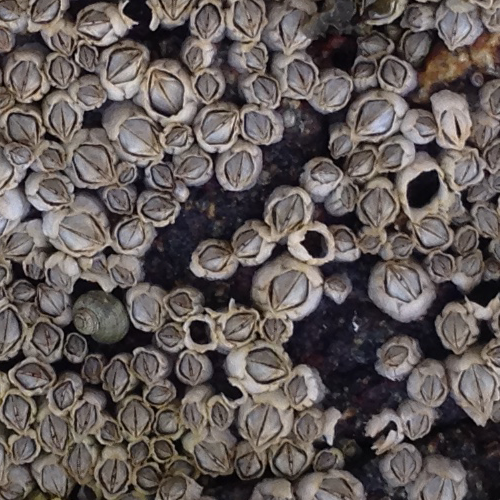
#> input picture images/unseen_img2.png, 500 x 500 px, given in place of img1.png, which was not available
$ python trial2.py
#> lines starting #> are read from the running program, lines starting #| are printed output that depends on the picture; after the words box and inside, x2 and y2 are one past the last pixel; in counts of white or black regions, pixels touching at a corner belong together; pictures that were not available may be replaced by others from this repository, and a replacement may not be noted

import cv2 as cv
import numpy as np
import matplotlib.pyplot as plt

from sklearn.ensemble import RandomForestClassifier
from sklearn.metrics import classification_report


# --------------------------------------------------
# 1. LOAD IMAGES AND MASKS
# --------------------------------------------------

img1 = cv.imread("images/img1.png")
#> img1 is the input picture: shape (500, 500, 3); mean B, G, R 88.2, 90.2, 98.2
img2 = cv.imread("images/img2.png")
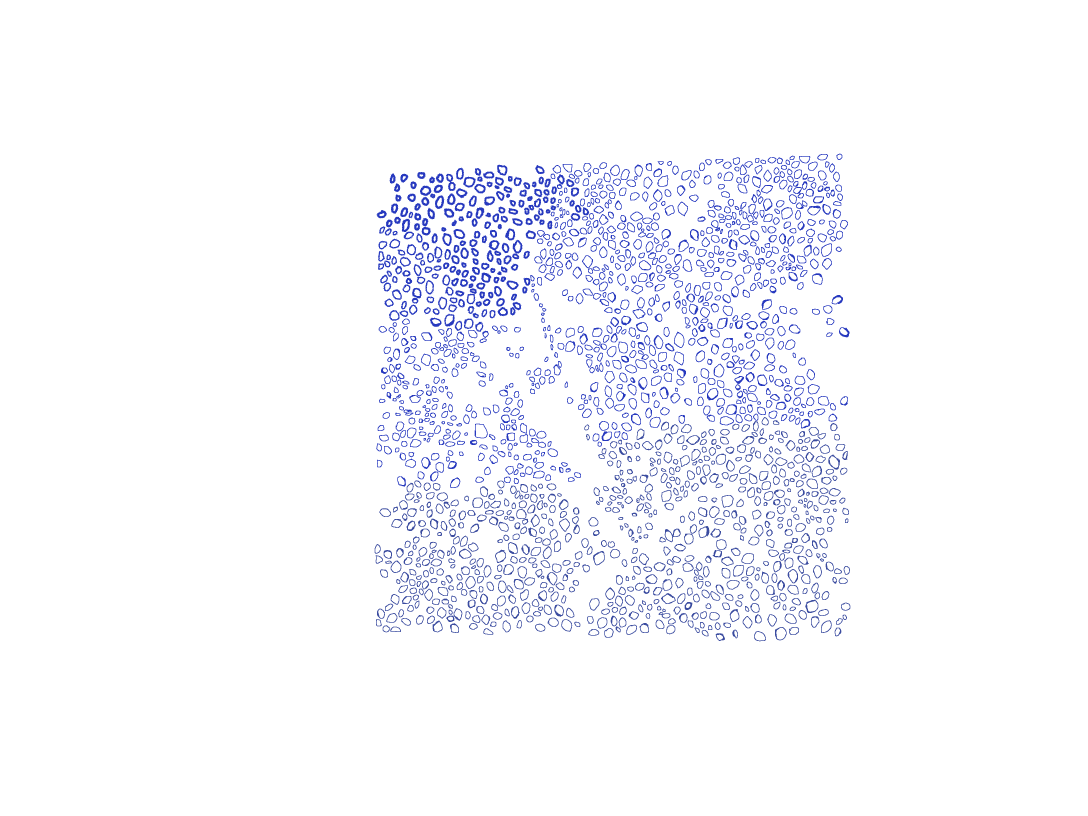
#> input picture images/mask1.png, 3264 x 2448 px, given in place of img2.png, which was not available (shown at 1/3 size)
#> img2 is the input picture: shape (2448, 3264, 3); mean B, G, R 252.1, 247.6, 246.9

mask1 = cv.imread("images/mask1.png")
mask2 = cv.imread("images/mask2.png")
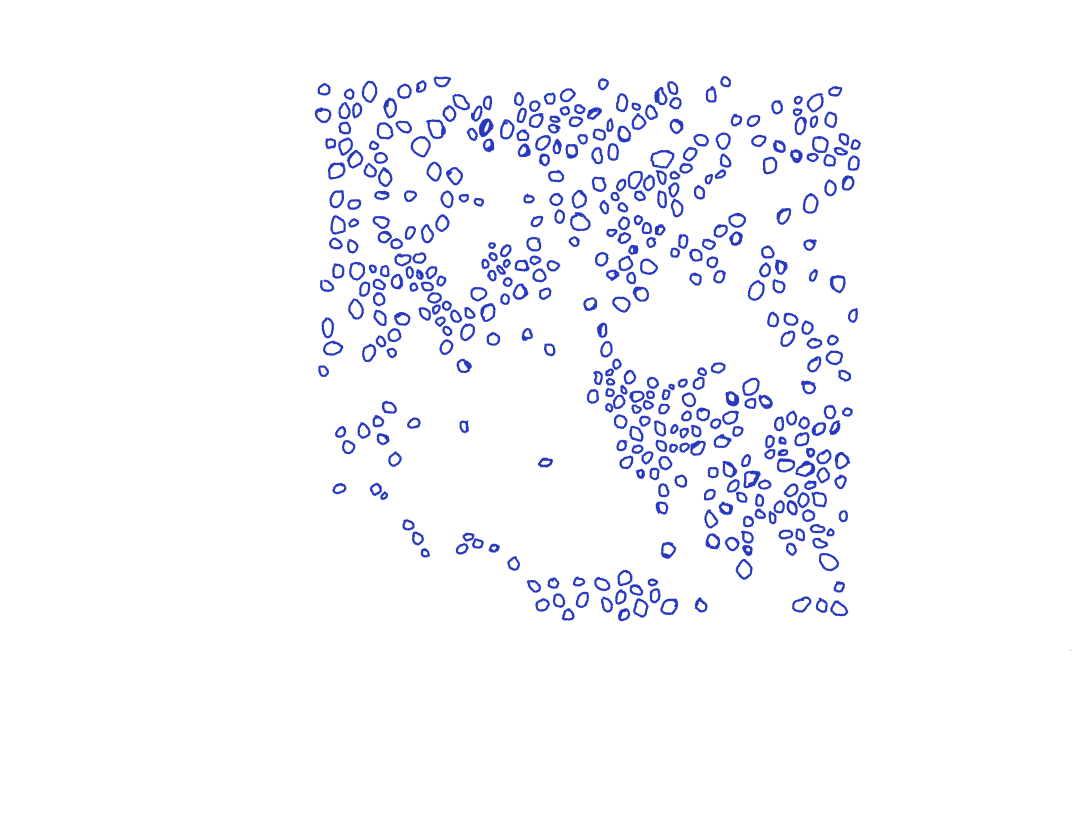
#> input picture images/mask2.png, 3264 x 2448 px (shown at 1/3 size)
#> mask2 is the input picture: shape (2448, 3264, 3); mean B, G, R 252.7, 247.9, 247.3

newImage = cv.imread("images/unseen_img1.png")

# Check that files loaded successfully BEFORE processing them
files = {
    "img1": img1,
    "img2": img2,
    "mask1": mask1,
    "mask2": mask2,
    "unseen_img1": newImage
}

for name, file in files.items():
    if file is None:
        raise FileNotFoundError(
            f"Could not load {name}. Check the file path."
        )
#> this loop made 5 passes
#> name on passes 1 to 5: 'img1', 'img2', 'mask1', 'mask2', 'unseen_img1'

# Convert masks to grayscale
mask1 = cv.cvtColor(mask1, cv.COLOR_BGR2GRAY)
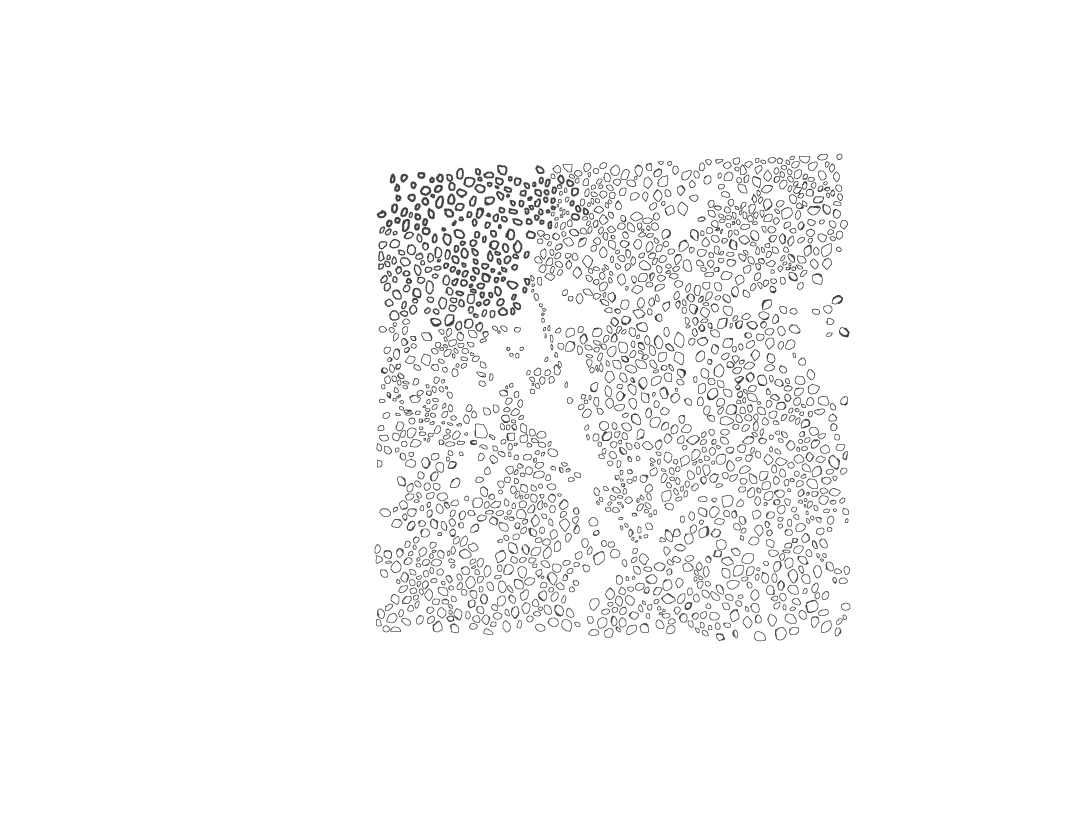
#> mask1: shape (2448, 3264) (shown at 1/3 size); min 67, max 255, mean 247.9
mask2 = cv.cvtColor(mask2, cv.COLOR_BGR2GRAY)
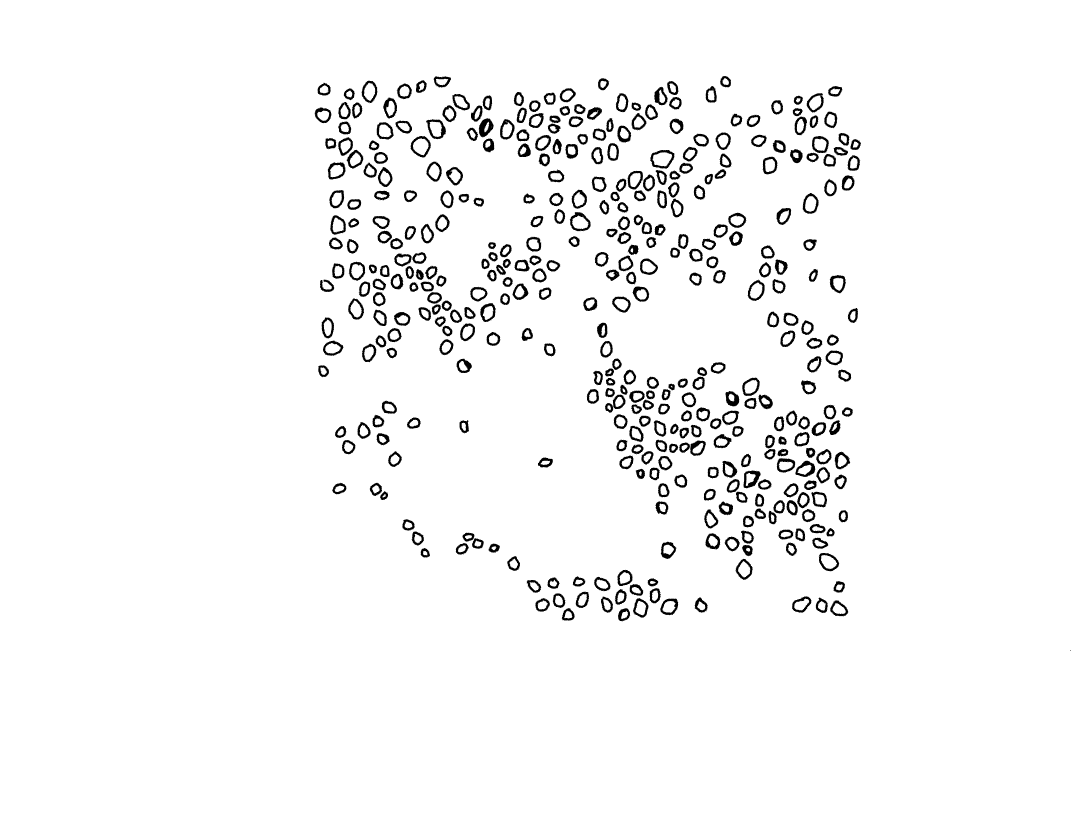
#> mask2: shape (2448, 3264) (shown at 1/3 size); values 67 (black) and 255 (white), 96.4% white; 521 black regions (124 under 20 px), largest, box (x1, y1, x2, y2) and area: (1436, 355, 1481, 413) 1500, (2230, 1411, 2282, 1465) 1341, (1951, 450, 2023, 506) 1278

print("Original image 1:", img1.shape)
#| Original image 1: (500, 500, 3)
print("Mask 1:", mask1.shape)
#| Mask 1: (2448, 3264)
print("Original image 2:", img2.shape)
#| Original image 2: (2448, 3264, 3)
print("Mask 2:", mask2.shape)
#| Mask 2: (2448, 3264)


# --------------------------------------------------
# 2. FIND THE ANNOTATED REGION
# --------------------------------------------------

def prepare_annotated_region(img, mask, title):
#> called with title = 'Image 1'
    outline = (mask < 200).astype(np.uint8) #determine if there is a barnacle based on pixel brightness since outline is darker
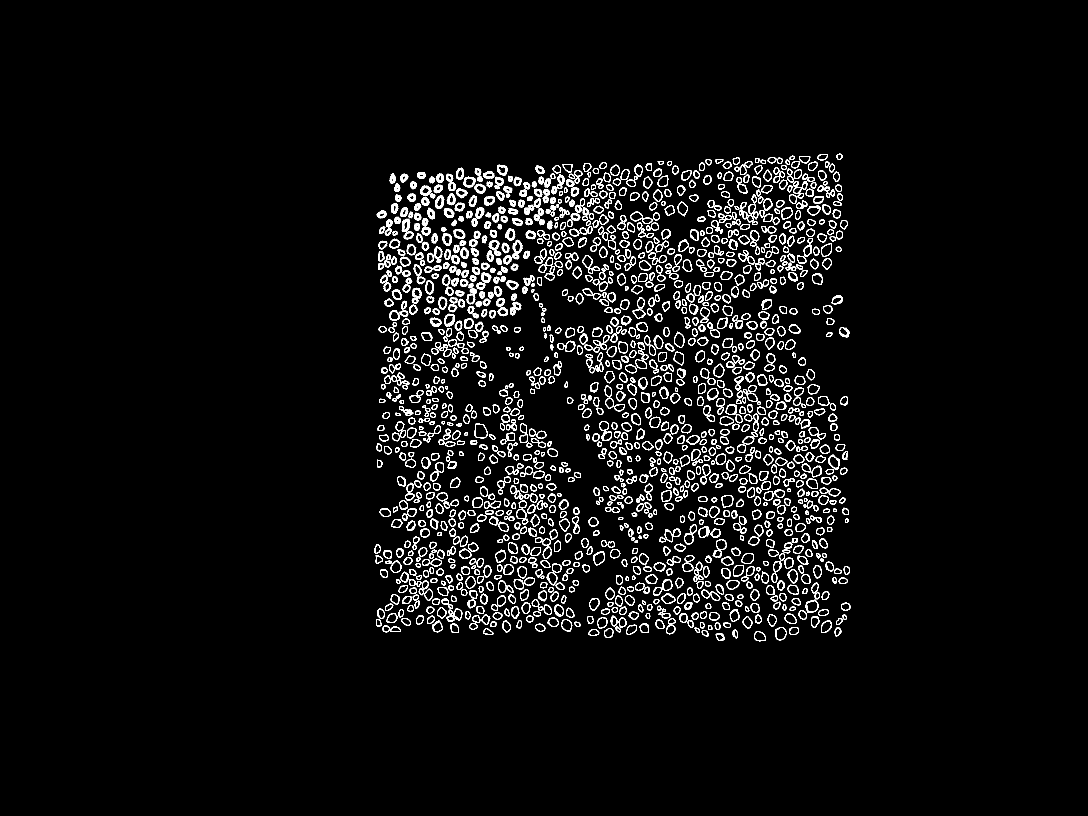
#> outline: shape (2448, 3264) (shown at 1/3 size); values 0 (black) and 1 (white), 3.9% white; 1747 white regions (29 under 20 px), largest, box (x1, y1, x2, y2) and area: (1536, 719, 1568, 778) 769, (1338, 521, 1368, 573) 654, (1235, 863, 1265, 911) 624

    # Find all nonzero annotation pixels
    points = cv.findNonZero(outline) #detect possibe barnacle outlines
#> points = contour of 310983 points, box (x1, y1, x2, y2) (1124, 461, 2551, 1924), area 807376

    if points is None:
        raise cv.error("No barnacle regions found!")

    # find the rectangle around all the outline possible pixels from mask onto the real one
    x, y, w, h = cv.boundingRect(points)
#> x = 1124; y = 461; w = 1427; h = 1463


    #make sure not out of bounds
    x1 = max(0, x)
#> x1 = 1124
    y1 = max(0, y)
#> y1 = 461
    x2 = min(img.shape[1], x + w)
#> x2 = 500
    y2 = min(img.shape[0], y + h)
#> y2 = 500

    # Crop the original image and mask with identical coordinates so pixels are't off later on in training
    image_crop = img[y1:y2, x1:x2]
#> image_crop = empty array
    mask_crop = mask[y1:y2, x1:x2]
#> mask_crop = empty array

    # show
    overlay = image_crop.copy()
#> overlay = empty array

    annotation_pixels = mask_crop < 200
#> annotation_pixels = empty array
    overlay[annotation_pixels] = (0, 0, 255)

    fig, axes = plt.subplots(1, 3, figsize=(15, 5))

    axes[0].imshow(
#> (the run stopped early here; a loop or call above may not have finished)
